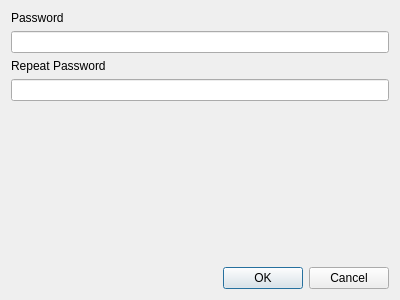
<?xml version="1.0" encoding="UTF-8"?>
<ui version="4.0">
 <class>PassChangeDialog</class>
 <widget class="QDialog" name="PassChangeDialog">
  <property name="geometry">
   <rect>
    <x>0</x>
    <y>0</y>
    <width>400</width>
    <height>300</height>
   </rect>
  </property>
  <property name="windowTitle">
   <string>Dialog</string>
  </property>
  <layout class="QVBoxLayout" name="verticalLayout">
   <item>
    <widget class="QLabel" name="label">
     <property name="text">
      <string>Password</string>
     </property>
    </widget>
   </item>
   <item>
    <widget class="QLineEdit" name="pwdLineEdit">
     <property name="minimumSize">
      <size>
       <width>300</width>
       <height>0</height>
      </size>
     </property>
    </widget>
   </item>
   <item>
    <widget class="QLabel" name="label_2">
     <property name="text">
      <string>Repeat Password</string>
     </property>
    </widget>
   </item>
   <item>
    <widget class="QLineEdit" name="repeatedPwdLineEdit">
     <property name="minimumSize">
      <size>
       <width>300</width>
       <height>0</height>
      </size>
     </property>
    </widget>
   </item>
   <item>
    <spacer name="verticalSpacer">
     <property name="orientation">
      <enum>Qt::Vertical</enum>
     </property>
     <property name="sizeHint" stdset="0">
      <size>
       <width>20</width>
       <height>40</height>
      </size>
     </property>
    </spacer>
   </item>
   <item>
    <widget class="QDialogButtonBox" name="buttonBox">
     <property name="orientation">
      <enum>Qt::Horizontal</enum>
     </property>
     <property name="standardButtons">
      <set>QDialogButtonBox::Cancel|QDialogButtonBox::Ok</set>
     </property>
    </widget>
   </item>
  </layout>
 </widget>
 <resources/>
 <connections>
  <connection>
   <sender>buttonBox</sender>
   <signal>rejected()</signal>
   <receiver>PassChangeDialog</receiver>
   <slot>reject()</slot>
   <hints>
    <hint type="sourcelabel">
     <x>316</x>
     <y>260</y>
    </hint>
    <hint type="destinationlabel">
     <x>286</x>
     <y>274</y>
    </hint>
   </hints>
  </connection>
 </connections>
</ui>
